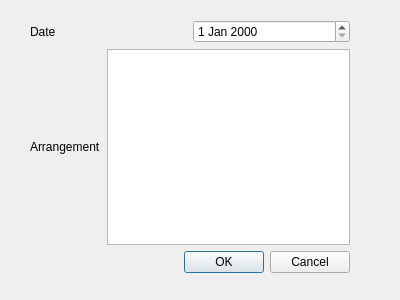
<?xml version="1.0" encoding="UTF-8"?>
<ui version="4.0">
 <class>AddItemDialog</class>
 <widget class="QDialog" name="AddItemDialog">
  <property name="geometry">
   <rect>
    <x>0</x>
    <y>0</y>
    <width>400</width>
    <height>300</height>
   </rect>
  </property>
  <property name="windowTitle">
   <string>Dialog</string>
  </property>
  <widget class="QWidget" name="">
   <property name="geometry">
    <rect>
     <x>30</x>
     <y>20</y>
     <width>320</width>
     <height>253</height>
    </rect>
   </property>
   <layout class="QVBoxLayout" name="verticalLayout">
    <item>
     <layout class="QHBoxLayout" name="horizontalLayout">
      <item>
       <widget class="QLabel" name="label">
        <property name="text">
         <string>Date</string>
        </property>
       </widget>
      </item>
      <item>
       <widget class="QDateEdit" name="dateEdit"/>
      </item>
     </layout>
    </item>
    <item>
     <layout class="QHBoxLayout" name="horizontalLayout_2">
      <item>
       <widget class="QLabel" name="label_2">
        <property name="text">
         <string>Arrangement</string>
        </property>
       </widget>
      </item>
      <item>
       <widget class="QPlainTextEdit" name="plainTextEdit">
        <property name="plainText">
         <string/>
        </property>
       </widget>
      </item>
     </layout>
    </item>
    <item>
     <widget class="QDialogButtonBox" name="buttonBox">
      <property name="orientation">
       <enum>Qt::Horizontal</enum>
      </property>
      <property name="standardButtons">
       <set>QDialogButtonBox::Cancel|QDialogButtonBox::Ok</set>
      </property>
     </widget>
    </item>
   </layout>
  </widget>
 </widget>
 <resources/>
 <connections>
  <connection>
   <sender>buttonBox</sender>
   <signal>accepted()</signal>
   <receiver>AddItemDialog</receiver>
   <slot>accept()</slot>
   <hints>
    <hint type="sourcelabel">
     <x>248</x>
     <y>254</y>
    </hint>
    <hint type="destinationlabel">
     <x>157</x>
     <y>274</y>
    </hint>
   </hints>
  </connection>
  <connection>
   <sender>buttonBox</sender>
   <signal>rejected()</signal>
   <receiver>AddItemDialog</receiver>
   <slot>reject()</slot>
   <hints>
    <hint type="sourcelabel">
     <x>316</x>
     <y>260</y>
    </hint>
    <hint type="destinationlabel">
     <x>286</x>
     <y>274</y>
    </hint>
   </hints>
  </connection>
 </connections>
</ui>
